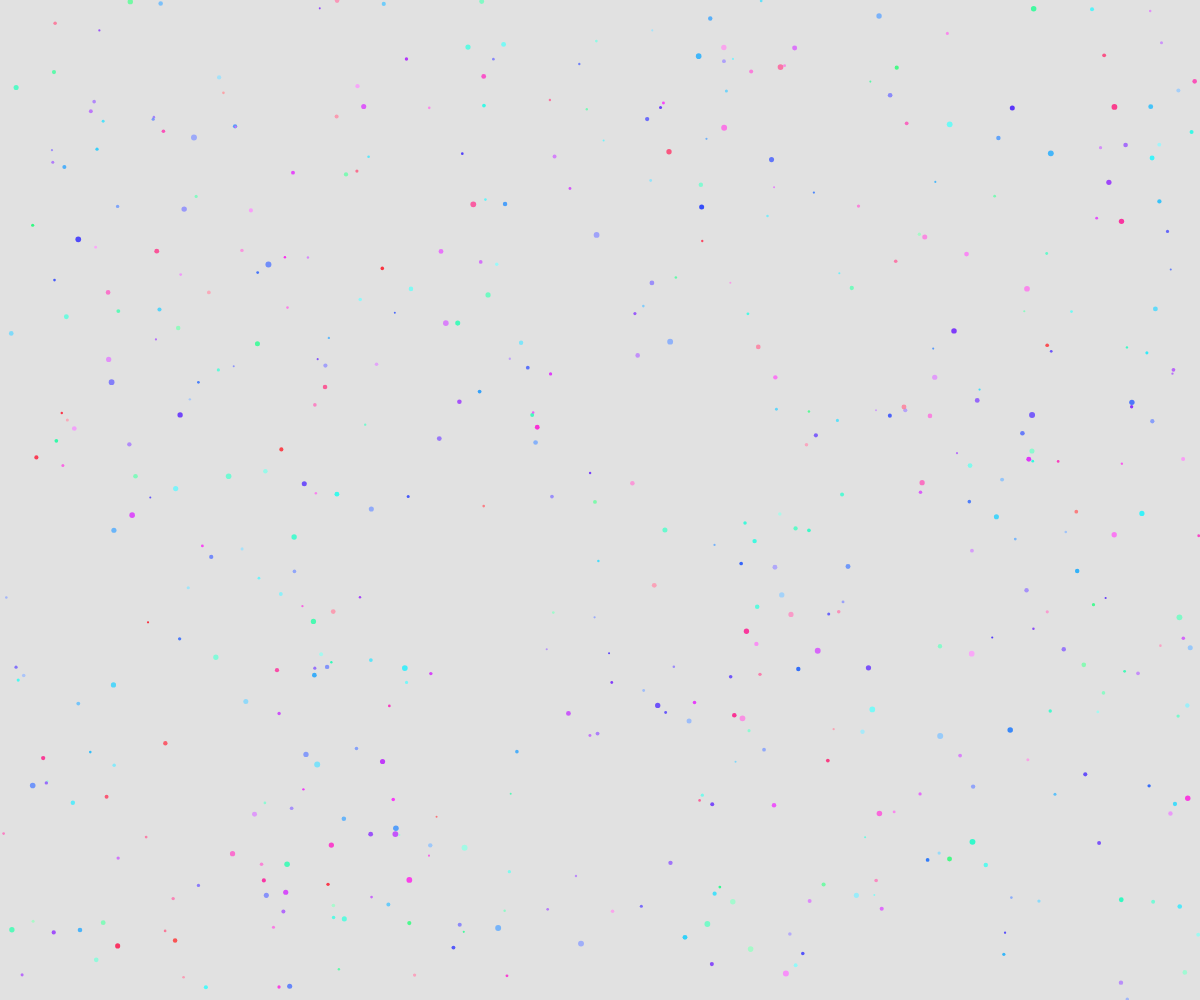
Frame 1 (no input)
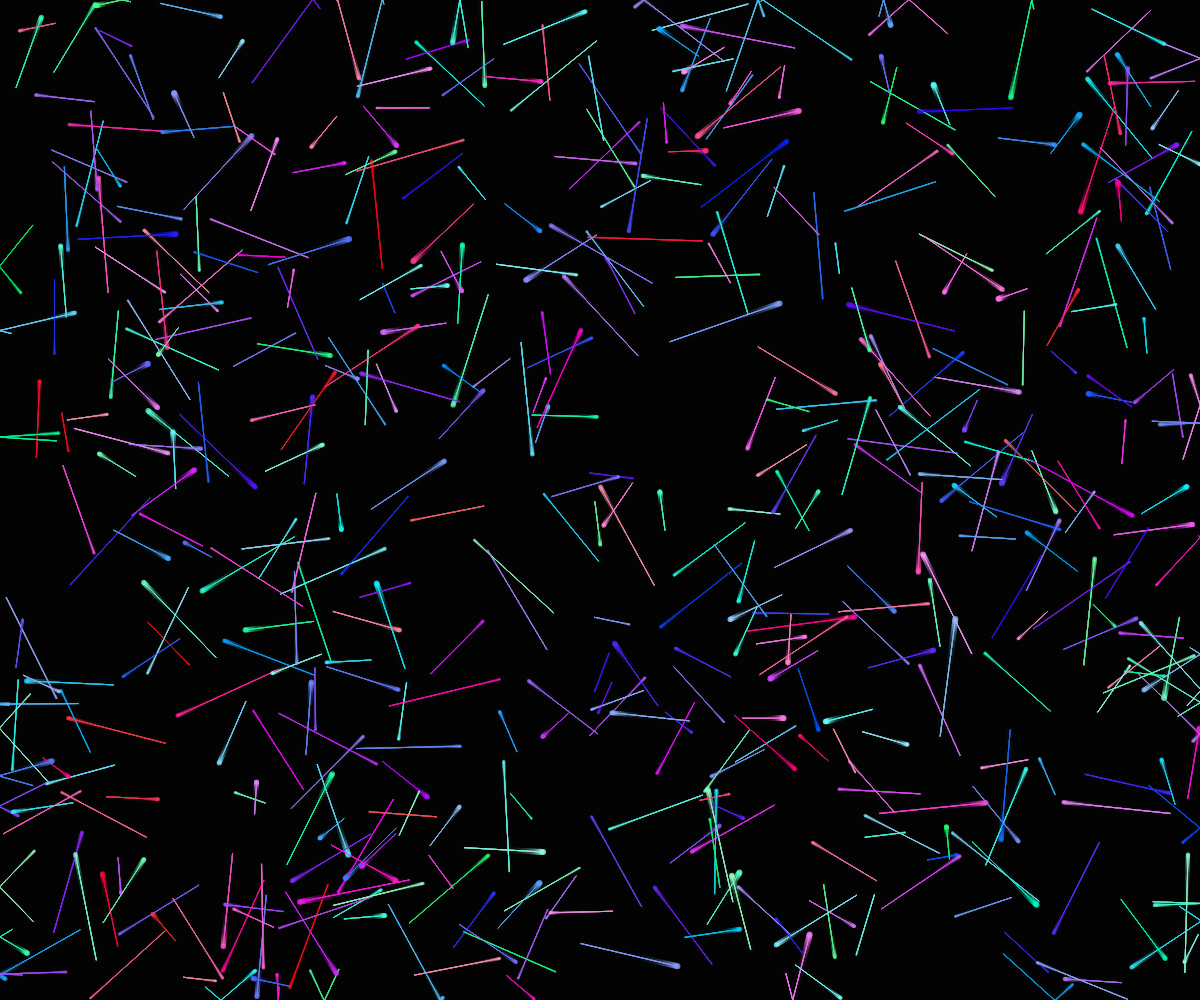
Frame 60 (no input)
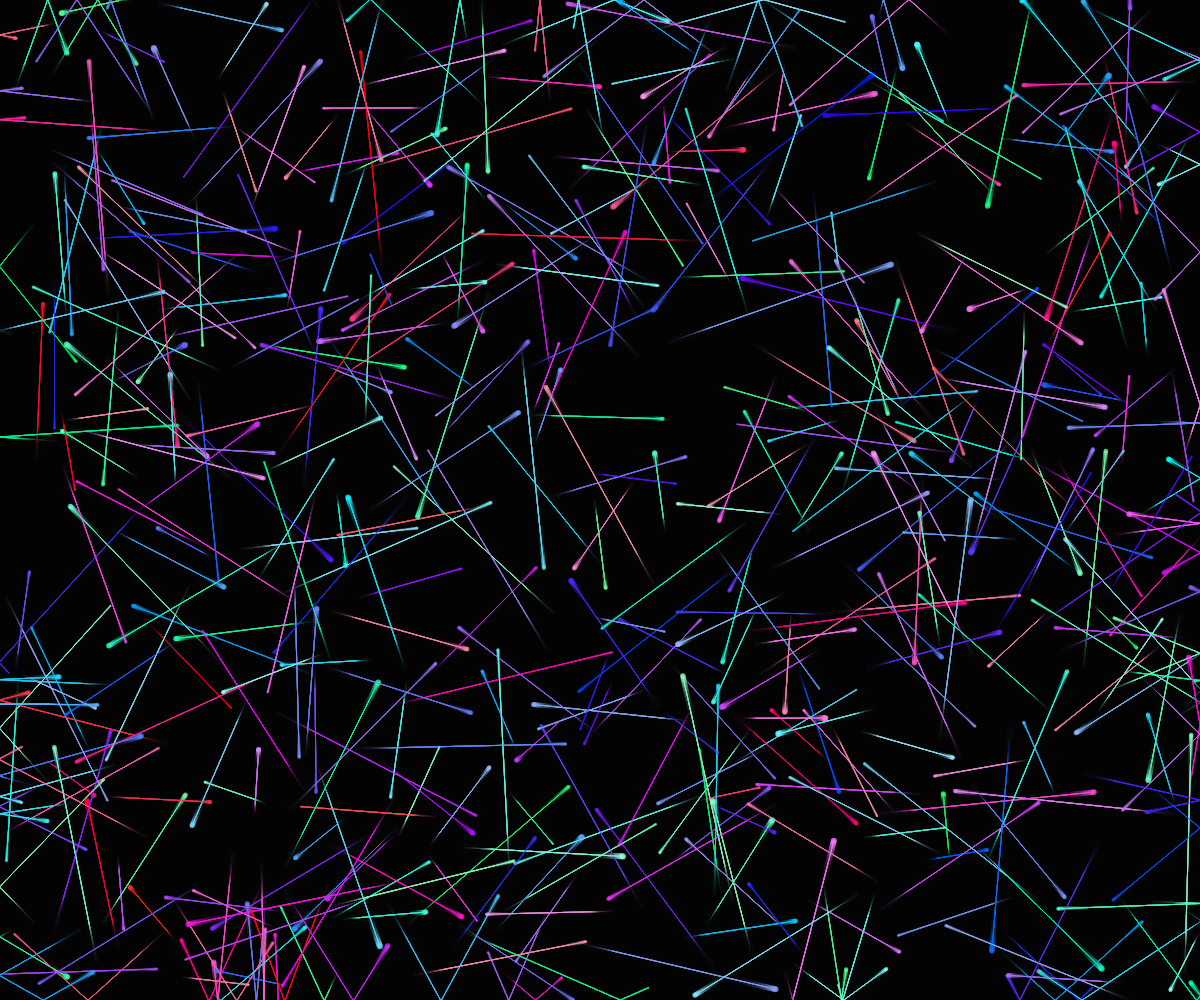
Frame 120 (the mouse pressed at the canvas centre since frame 60)

The p5.js sketch that drew these frames (run headless with seeded random() and noise() and a simulated clock; from frame 60 on, the mouse is pressed at the canvas centre):

// p5.js sketch
// ── sketch.js
let cells = [];
let trails = [];
const cellCount = 500;
const trailLength = 100;

class Cell {
  constructor() {
    this.pos = createVector(random(width), random(height));
    this.vel = p5.Vector.random2D().mult(random(0.5, 2));
    this.size = random(2, 6);
    this.color = color(random(100, 255), random(100, 255), 255, 200);
    this.trail = [];
  }

  update() {
    this.pos.add(this.vel);
    
    // Bounce off edges
    if (this.pos.x < 0 || this.pos.x > width) this.vel.x *= -1;
    if (this.pos.y < 0 || this.pos.y > height) this.vel.y *= -1;

    // Add current position to trail
    this.trail.push(this.pos.copy());
    if (this.trail.length > trailLength) {
      this.trail.shift();
    }
  }

  display() {
    // Draw trail
    noFill();
    stroke(this.color);
    strokeWeight(1);
    beginShape();
    for (let p of this.trail) {
      vertex(p.x, p.y);
    }
    endShape();

    // Draw cell
    fill(this.color);
    noStroke();
    ellipse(this.pos.x, this.pos.y, this.size);
  }
}

function setup() {
  createCanvas(windowWidth, windowHeight);
  colorMode(HSB, 255);
  
  for (let i = 0; i < cellCount; i++) {
    cells.push(new Cell());
  }
}

function draw() {
  background(0, 0, 0, 30); // Semi-transparent background for trail fading
  
  for (let cell of cells) {
    cell.update();
    cell.display();
  }
}

function windowResized() {
  resizeCanvas(windowWidth, windowHeight);
}
